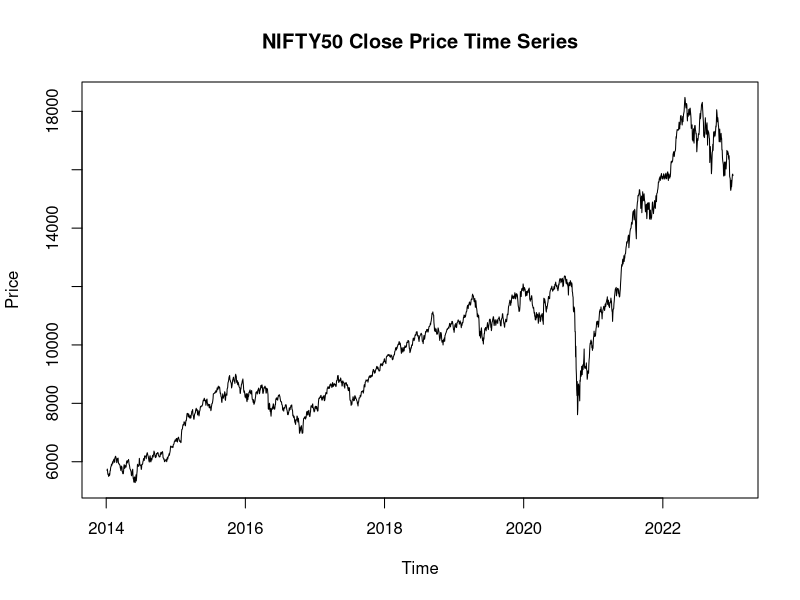
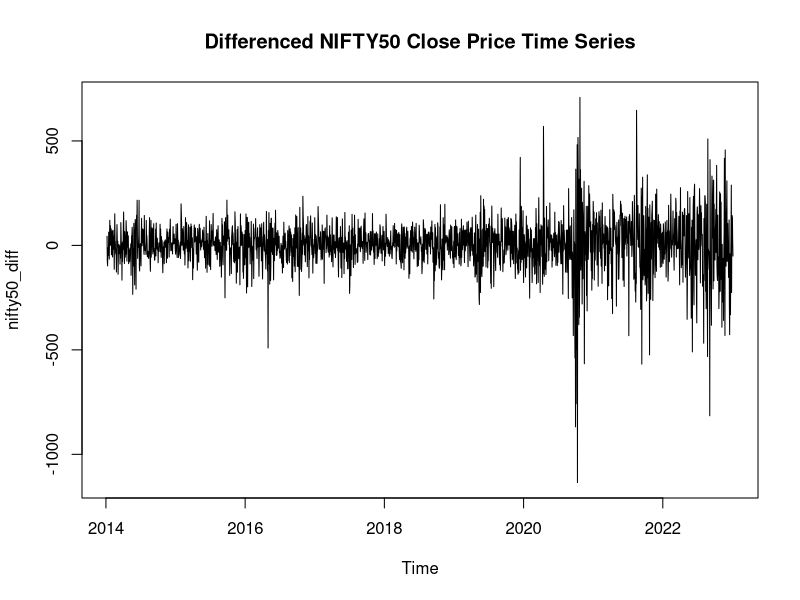
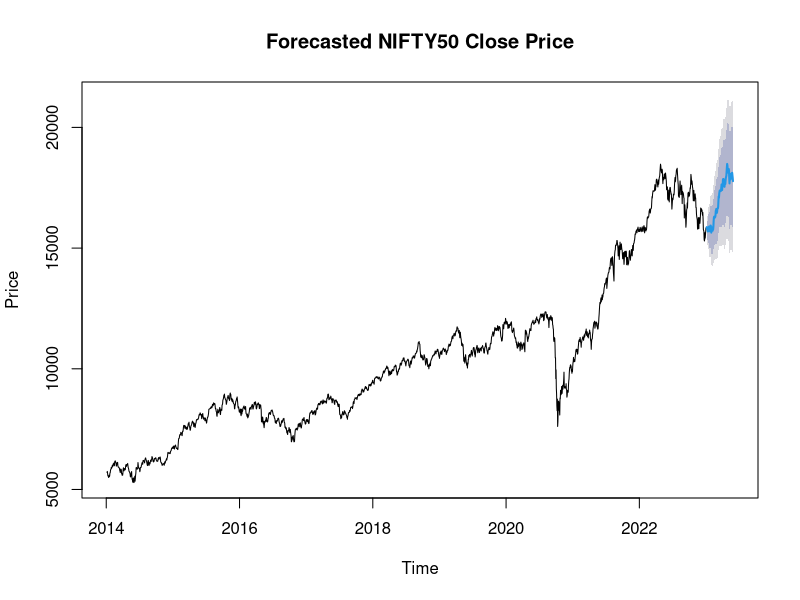

Write R code to recreate these figures, in order.
# Load necessary libraries
library(urca)
library(forecast)

# Load data
nifty50 <- read.csv("NSEI.csv", header = TRUE, stringsAsFactors = FALSE)

# Convert date column to Date format
nifty50$Date <- as.Date(nifty50$Date, format = "%Y-%m-%d")

# Convert the Close price column to numeric format
nifty50$Close <- as.numeric(nifty50$Close)

# Remove rows with missing values
nifty50 <- nifty50[complete.cases(nifty50),]

# Create a time series object
nifty50_ts <- ts(nifty50$Close, start = c(2014, 4), end = c(2023,3), frequency = 252)

# Plot the time series
plot(nifty50_ts, main = "NIFTY50 Close Price Time Series", ylab="Price")

# Check for stationarity using Augmented Dickey-Fuller (ADF) test
adf_test <- ur.df(nifty50_ts, type = "trend", selectlags = "AIC")
summary(adf_test)

# Difference the time series to achieve stationarity
nifty50_diff <- diff(nifty50_ts, differences = 1)

# Plot the differenced time series
plot(nifty50_diff, main = "Differenced NIFTY50 Close Price Time Series")

# Check for stationarity of the differenced time series
adf_test_diff <- ur.df(nifty50_diff, type = "trend", selectlags = "AIC")
summary(adf_test_diff)

# Use auto.arima() to select the best fit model
nifty50_arima <- auto.arima(nifty50_ts, D = 1, trace = TRUE)

# View the selected model
nifty50_arima

# Forecast the next 100 days of the NIFTY50 stock price
nifty50_forecast <- forecast(nifty50_arima, h = 100)

# Plot the forecasted values
plot(nifty50_forecast, main = "Forecasted NIFTY50 Close Price", xlab="Time", ylab="Price")
